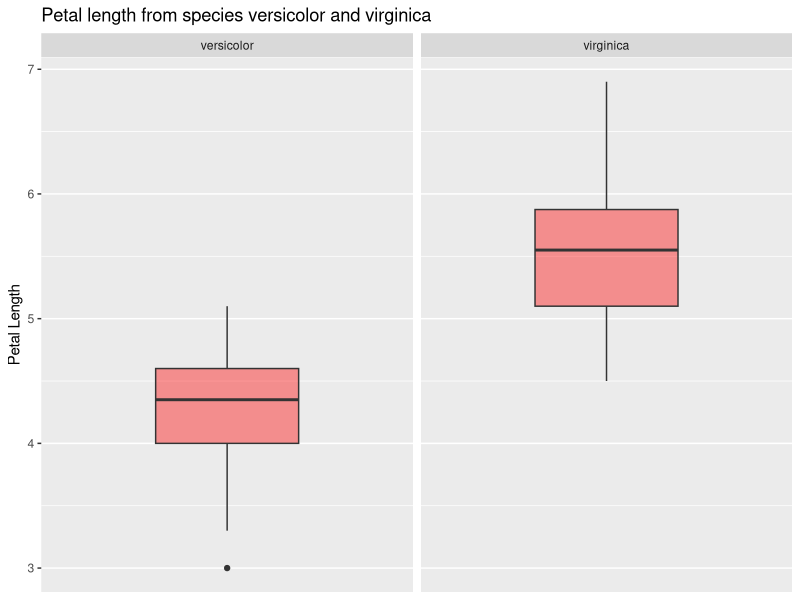
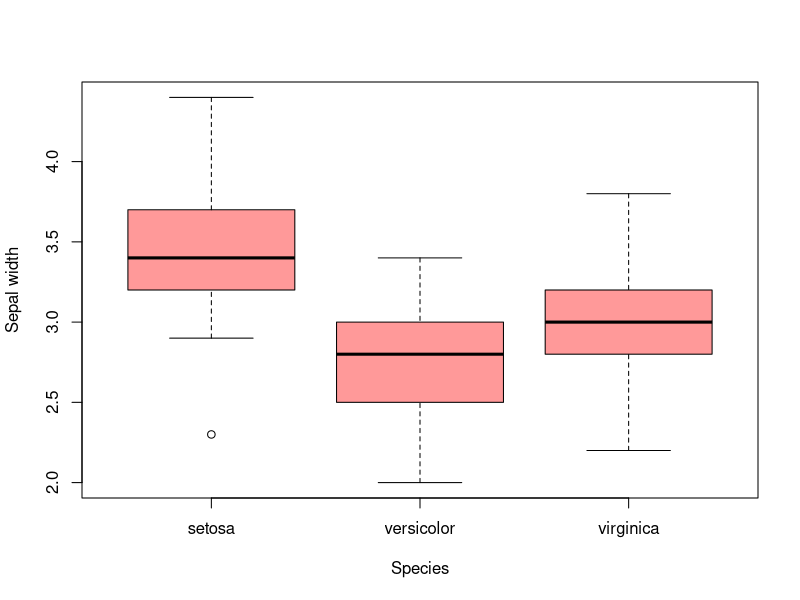

The R script that drew these images, in order:
## ---- chunk 1
library(tidyverse)
## ---- chunk 2
data("iris")
## ---- chunk 3
head(iris)
## ---- chunk 4
t.test(x=iris$Sepal.Length, alternative = "two.sided", mu=5.7)
## ---- chunk 5
t.test(x=iris$Petal.Width, alternative = "less", mu=2.1)
## ---- chunk 6
var.test(iris[iris$Species == "virginica" , "Petal.Length"],
         iris[iris$Species == "versicolor" , "Petal.Length"],
         ratio = 1, alternative = "two.sided")
## ---- chunk 7
t.test(x=iris[iris$Species == "virginica" , "Petal.Length"],
         y= iris[iris$Species == "versicolor" , "Petal.Length"],
        alternative = "greater", mu =0, var.equal= FALSE)
## ---- chunk 8
df <- iris %>% 
  select(Species, Petal.Length) %>%   
  filter(Species == "virginica" | Species =="versicolor" ) %>% 
  ggplot() + 
  geom_boxplot(mapping=aes(y=Petal.Length ), fill = rgb(1, 0, 0, alpha = 0.4)) +
  scale_x_discrete( ) +
  labs(title = "Petal length from species versicolor and virginica",
       y = "Petal Length") +
  facet_wrap(~Species)
## ---- chunk 9
df
## ---- chunk 10
Species <- iris$Species
Sepal_width <- iris$Sepal.Width
## ---- chunk 11
boxplot(Sepal_width ~ Species, col = rgb(1, 0, 0, alpha = 0.4), ylab = "Sepal width")
## ---- chunk 12
anova_test <- aov(Sepal_width ~ Species)
## ---- chunk 13
summary(anova_test)
